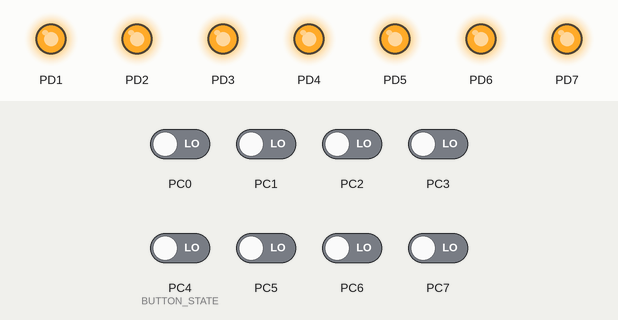
This program was run on a simulated ATmega328P, built with avr-gcc and emulated at 16 MHz. Parts: output pins drawn as LEDs (lit = HIGH). The inputs (shaded band) are chosen by the test bench; at power-on: PC0–3, PC4 (BUTTON_STATE), PC5–7 LOW.

Above: at 0.1 s.
Timing chart, 0 to 1.6 s (numbered marks = the images above):
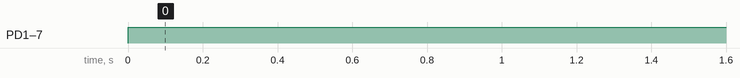

Measured:
- by itself, PD1–7: LOW → HIGH at 0.00 s

The program:

main.cpp
```cpp
/*solucion3.1.cpp
 * Solution coding ejercicio 3
 * Author : Juan David, Juan Manuel, Andres Gomez */
#include <avr/io.h>
#define F_CPU 16000000 //Frecuencia 8mhz
#include <util/delay.h> //libreria pa usar delays
#include <stdint.h>  //Libreria pa variables enteras
#define BUTTON_STATE() (PINC&(1<<PINC4)) //asignar el nombre button al estado del pin P0

// uint8_t Display_7seg[10]= {191,134,219,207,230,237,253,135,255,231}; //Arreglo de numeros del 0 a 9
uint16_t Display_7seg[16]= {0x3F,0x06,0x5B,0x4F,0x66,0x6D,0x7D,0x07,0x7F,0x67,0x77, 0x7C, 0x39, 0x5E, 0x79, 0x71}; // hexadecimal 0 a f
uint8_t Contador=0; //variable que contara el numero y mostrara en el e display

void Register_setting(void);  //definir funcion

int main()
{
	Register_setting();              //llamdo a la funcion de registros para configurar puertos

	while(1)						//bucle main infinito
	{
		if(BUTTON_STATE()!=1)          //condicion de pulsador fue presionado
		{
			while(BUTTON_STATE()!=1);  //esperar mientras el pulsador no este presionado
			Contador++;          //incrementar valor
			if (Contador>15)    // condicion
			{
				Contador=0;    // reinicia contador si pasa de 16
			}
		}
		PORTD=Display_7seg[Contador];   //mostrar el valor del elemento del arrglo
		_delay_ms(1000);    //delay de 20ms
	}
}
void Register_setting(void) // funcion de registros
{
	DDRD |= 0xFE; //configurar pines D1 a D7 como salida
	//DDRD=0b11111110;  //configurar puerto D como salida
	PORTD = 0xff;
	DDRC&=~(1<<PINC4); //Configurar pin B0 como entrada

}
```
